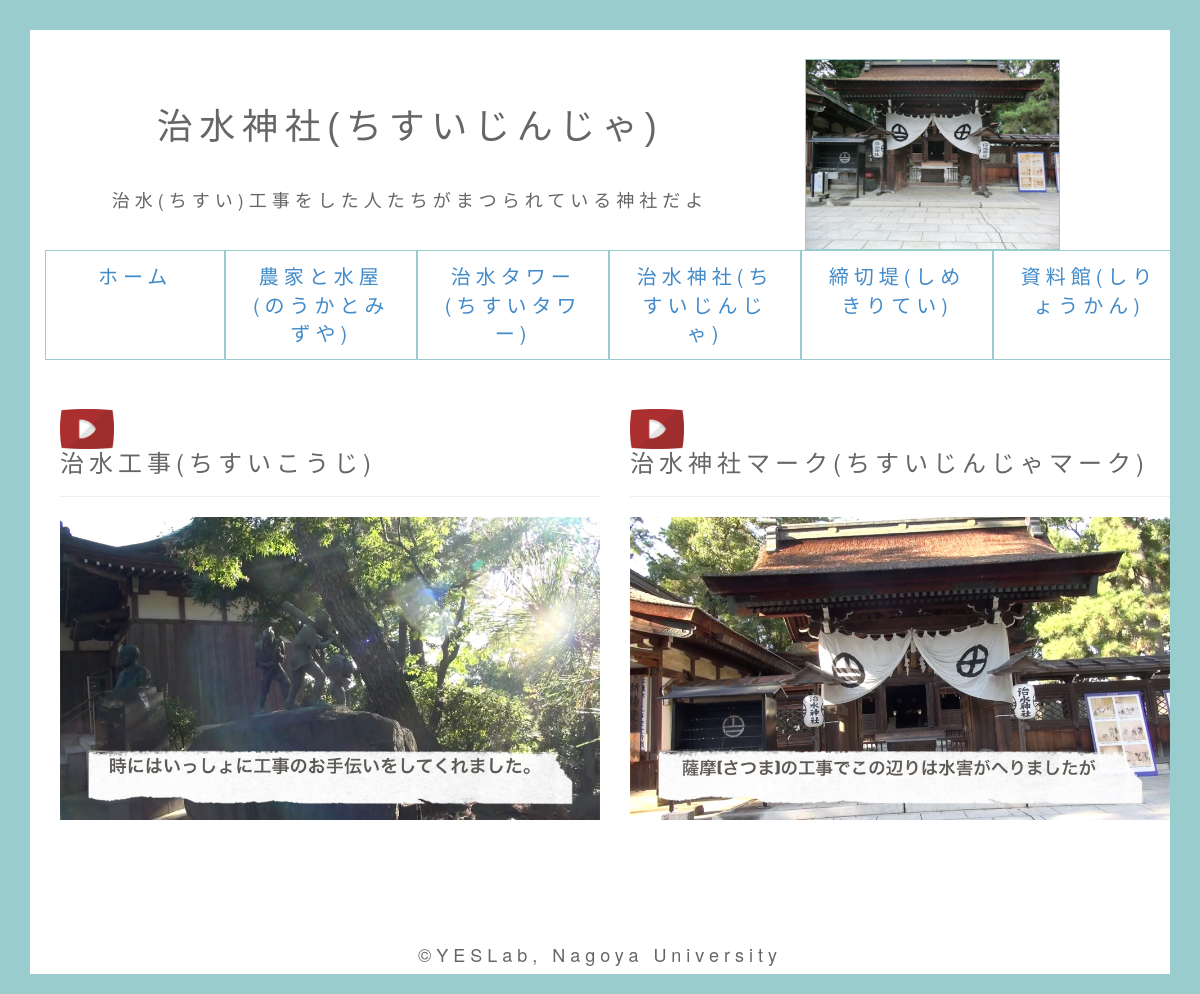
Screenshot of /spot.php?id=5 with the database file from the repository.
### tables this page shows
CREATE TABLE `kiso_spot` (
  `id` int(11) NOT NULL,
  `spot_id` int(11) NOT NULL,
  `spot_name` text NOT NULL,
  `spot_photo` text NOT NULL,
  `spot_icon` text NOT NULL,
  `spot_text` text NOT NULL,
  `spot_boolean` tinyint(1) NOT NULL,
  `spot_created` datetime NOT NULL,
  `spot_modified` timestamp NOT NULL DEFAULT CURRENT_TIMESTAMP ON UPDATE CURRENT_TIMESTAMP
);

CREATE TABLE `kiso_movie` (
  `movie_id` int(11) NOT NULL,
  `spot_id` int(11) NOT NULL,
  `movie_path` text NOT NULL,
  `movie_img` text NOT NULL,
  `movie_title` text NOT NULL,
  `movie_boolean` tinyint(1) NOT NULL,
  `movie_created` datetime NOT NULL,
  `movie_modified` timestamp NOT NULL DEFAULT CURRENT_TIMESTAMP ON UPDATE CURRENT_TIMESTAMP
);

### spot.php (the view, shortened to what this page needs)
<?php
require('dbconnect.php');
$db = mysql_connect($DBSERVER, $DBUSER, $DBPASSWORD) or die(mysql_error());
?>
<?php
$id = $_GET['id'];
$recordSet = mysql_query("SELECT * FROM kiso_spot WHERE spot_id ='$id'",$db);
$data = mysql_fetch_assoc($recordSet);
$recordSetMovie = mysql_query("SELECT * FROM kiso_movie WHERE  movie_boolean=1 AND spot_id='$id'", $db);
?>
<!DOCTYPE html>
<html lang="ja">
<head>
	<link href="css/bootstrap.min.css" rel="stylesheet">
	<link href="//netdna.bootstrapcdn.com/bootstrap/3.0.0/css/bootstrap-glyphicons.css" rel="stylesheet">
	<link href="css/spotstyle.css" rel="stylesheet" type="text/css">
</head>
<body>
<header>
	<div class="text-center">
	<div id="box" class="col-xs-8">
	<br />
	<br />
		<h2><?php echo $data['spot_name'];?></h2><br />
		<h4><?php echo $data['spot_text'];?></h4>
	</div>
<br />
	<div class="col-xs-3">
		<div id="photoimg"><img src="photo/<?php echo $data['spot_photo'];?>.jpg"width="100%"></div>
	</div>
	<div class="col-xs-1">
	</div>
	</div>
</header>
<div class="container">
	<ul class="nav nav-justified">
		<li><a href="../kiso_guide2.0">ホーム</a></li>
		<li><a href="spot.php?id=1">農家と水屋(のうかとみずや)</a></li>
		<li><a href="spot.php?id=2">治水タワー(ちすいタワー)</a></li>
		<li><a href="spot.php?id=5">治水神社(ちすいじんじゃ)</a></li>
		<li><a href="spot.php?id=6">締切堤(しめきりてい)</a></li>
		<li><a href="spot.php?id=8">資料館(しりょうかん)</a></li>
	</ul><br />
	<div class="text-left">
		<?php
			while($movie_data = mysql_fetch_assoc($recordSetMovie)){
		?>
			<div id="movie" class="col-xs-6">
				<h3><img src="icon/movie.png" width=10% class="img-responsive"><?php echo $movie_data['movie_title'];?></h3>
				<hr>
				<a href="play.php?id=<?php echo $movie_data['movie_id'];?>">
				<img src="movie_photo/<?php echo $movie_data['movie_img'];?>.jpg" class="img-responsive" width="100%">
				</a>
				<br />
				<br />
			</div>
		<?php
			}
		?>
	</div>
</div>
<br />
<br />
<footer>
	<h4 class="text-center">&copy;YESLab, Nagoya University</h4>
</footer>
</body>
</html>

### css/spotstyle.css (style rules this page uses)
body { font-size: 20px; color: #666666; letter-spacing: 5px; border: 30px solid#99CCCC }
h2 { font-family:"07YasashisaAntique","MS Pゴシック",sans-serif; font-size: 180%; letter-spacing: 5pt; margin-bottom: 5px; }
li { padding: 1px; border: 1px solid#99CCCC }
#photoimg { border: solid 1px #99CCCC; }

### rows the page displays
kiso_spot: spot_name "治水神社(ちすいじんじゃ)", spot_text "治水(ちすい)工事をした人たちがまつられている神社だよ", spot_photo (picture)
kiso_movie: movie_title "治水工事(ちすいこうじ)", movie_img (picture)
kiso_movie: movie_title "治水神社マーク(ちすいじんじゃマーク)", movie_img (picture)
